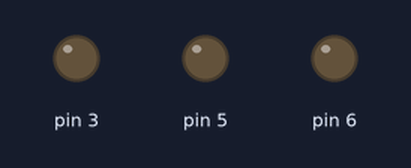
A sketch run on a simulated Arduino Uno, built with avr-gcc and run on an emulated ATmega328P. Parts: output pins drawn as LEDs (lit = HIGH).

Above: at 0.15 s.
At 7.66 s:
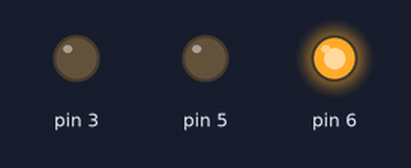
At 19.99 s:
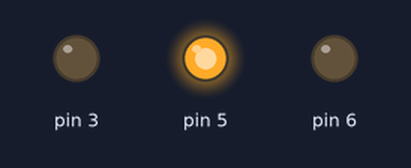
At 39.84 s:
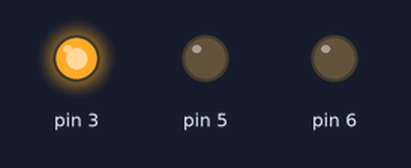
Timing chart, 0 to 40.0 s (numbered marks = the images above):
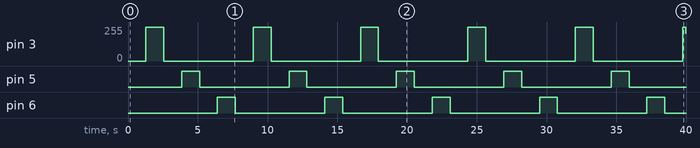

The sketch:

FuncTest1.ino
```cpp
void setup() {
  pinMode(3, OUTPUT);
  pinMode(5, OUTPUT);
  pinMode(6, OUTPUT);
}

void loop(){
  func(3);
  func(5);
  func(6);
}

void func(int led){
  int a;
  for(a=0; a <= 255; a++){
    analogWrite(led, a);
    delay(5);
  }
  for(a=255; a >= 0; a--){
    analogWrite(led, a);
    delay(5);
  }
}
```

Measured:
- by itself, pin 3: 0/255 → 255/255 at 1.3 s, → 0/255 1.3 s later, → 255/255 6.4 s later, → 0/255 1.3 s later, … (12 changes in this stretch)
- by itself, pin 5, pin 6: alternates HIGH for 1.3 s and LOW for 6.4 s
